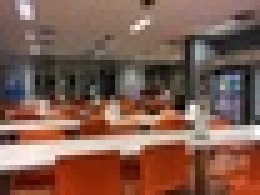
%> input picture Ejercicio03/IMG_4908.JPG, 52 x 39 px, shrunk from 504 x 378 before the run (shown 5 times larger)
$ octave Ejercicio_03_03.m   (GNU Octave 9; MATLAB toolbox functions it lacks are replaced by stand-ins)
%> lines starting %> are read from the running program, lines starting %| are printed output that depends on the picture
clear all;
close all;
clc;

AnchoImagen = 10;
AltoImagen = 7.56;
imgDch = imread('./IMG_4908.JPG');
%> imgDch is the input picture: size 39x52x3 uint8; mean R, G, B 127.7, 93, 80
imgIzq = imread('./IMG_4906.JPG');
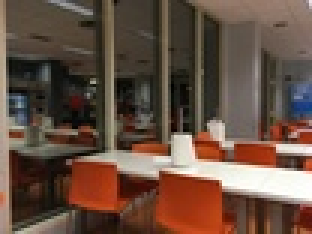
%> input picture Ejercicio03/IMG_4906.JPG, 104 x 78 px, shrunk from 1000 x 750 before the run (shown 3 times larger)
%> imgIzq is the input picture: size 78x104x3 uint8; mean R, G, B 102.6, 79.5, 66
imgCent = imread('./IMG_4907.JPG');
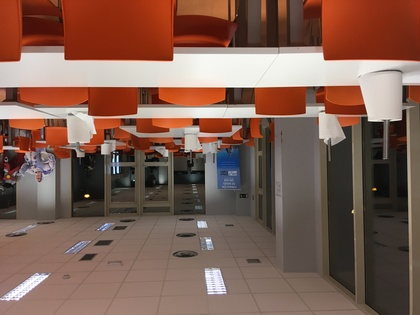
%> input picture Ejercicio03/IMG_4907.JPG, 420 x 315 px, shrunk from 4032 x 3024 before the run
%> imgCent is the input picture: size 315x420x3 uint8; mean R, G, B 126.8, 95.2, 82.6
[filas columnas color] = size(imgIzq);
%> filas = 78; columnas = 104; color = 3

relacionEjeX = columnas / AnchoImagen;
%> relacionEjeX = 10.4
relacionEjeY = filas / AltoImagen;
%> relacionEjeY = 10.32

resultImage = zeros(filas, columnas*3, color);

% Dibujar imagen central
%> (the run ends here)
